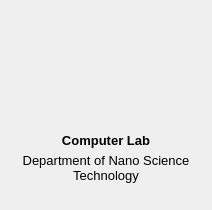
    <widget class="QFrame" name="cardFrame03">
     <property name="geometry">
      <rect>
       <x>460</x>
       <y>20</y>
       <width>212</width>
       <height>210</height>
      </rect>
     </property>
     <property name="styleSheet">
      <string>QFrame#cardFrame03 { background:#FFFFFF; border:2px solid #D4DEEB; border-radius:12px; } QFrame#cardFrame03[selected=&quot;true&quot;] { background:#EAF2FF; border-color:#6099F5; }</string>
     </property>
     <property name="frameShape">
      <enum>QFrame::Shape::NoFrame</enum>
     </property>
     <property name="category" stdset="0">
      <string>Computer</string>
     </property>
     <widget class="QLabel" name="workshopImage03">
      <property name="geometry">
       <rect>
        <x>56</x>
        <y>24</y>
        <width>100</width>
        <height>100</height>
       </rect>
      </property>
      <property name="pixmap">
       <pixmap resource="../../resources/images.qrc">:/workshops/Computer.png</pixmap>
      </property>
      <property name="scaledContents">
       <bool>true</bool>
      </property>
      <property name="alignment">
       <set>Qt::AlignmentFlag::AlignCenter</set>
      </property>
     </widget>
     <widget class="QLabel" name="workshopTitle03">
      <property name="geometry">
       <rect>
        <x>16</x>
        <y>132</y>
        <width>180</width>
        <height>17</height>
       </rect>
      </property>
      <property name="font">
       <font>
        <family>Segoe UI</family>
        <pointsize>10</pointsize>
        <bold>true</bold>
       </font>
      </property>
      <property name="text">
       <string>Computer Lab</string>
      </property>
      <property name="alignment">
       <set>Qt::AlignmentFlag::AlignCenter</set>
      </property>
      <property name="wordWrap">
       <bool>true</bool>
      </property>
     </widget>
     <widget class="QLabel" name="workshopDepartment03">
      <property name="geometry">
       <rect>
        <x>16</x>
        <y>153</y>
        <width>180</width>
        <height>53</height>
       </rect>
      </property>
      <property name="font">
       <font>
        <family>Segoe UI</family>
        <pointsize>10</pointsize>
       </font>
      </property>
      <property name="text">
       <string>Department of Nano Science Technology</string>
      </property>
      <property name="alignment">
       <set>Qt::AlignmentFlag::AlignHCenter|Qt::AlignmentFlag::AlignTop</set>
      </property>
      <property name="wordWrap">
       <bool>true</bool>
      </property>
     </widget>
     <widget class="QPushButton" name="workshopCard_Computer">
      <property name="geometry">
       <rect>
        <x>0</x>
        <y>0</y>
        <width>212</width>
        <height>210</height>
       </rect>
      </property>
      <property name="cursor">
       <cursorShape>PointingHandCursor</cursorShape>
      </property>
      <property name="toolTip">
       <string>Computer Lab
Department of Nano Science Technology</string>
      </property>
      <property name="accessibleName">
       <string>Computer Lab</string>
      </property>
      <property name="styleSheet">
       <string>QPushButton { background:transparent; border:2px solid transparent; border-radius:12px; padding:0; } QPushButton:hover, QPushButton:focus { border:2px solid #6099F5; background:rgba(80,140,240,18); }</string>
      </property>
      <property name="text">
       <string/>
      </property>
      <property name="flat">
       <bool>true</bool>
      </property>
     </widget>
    </widget>
